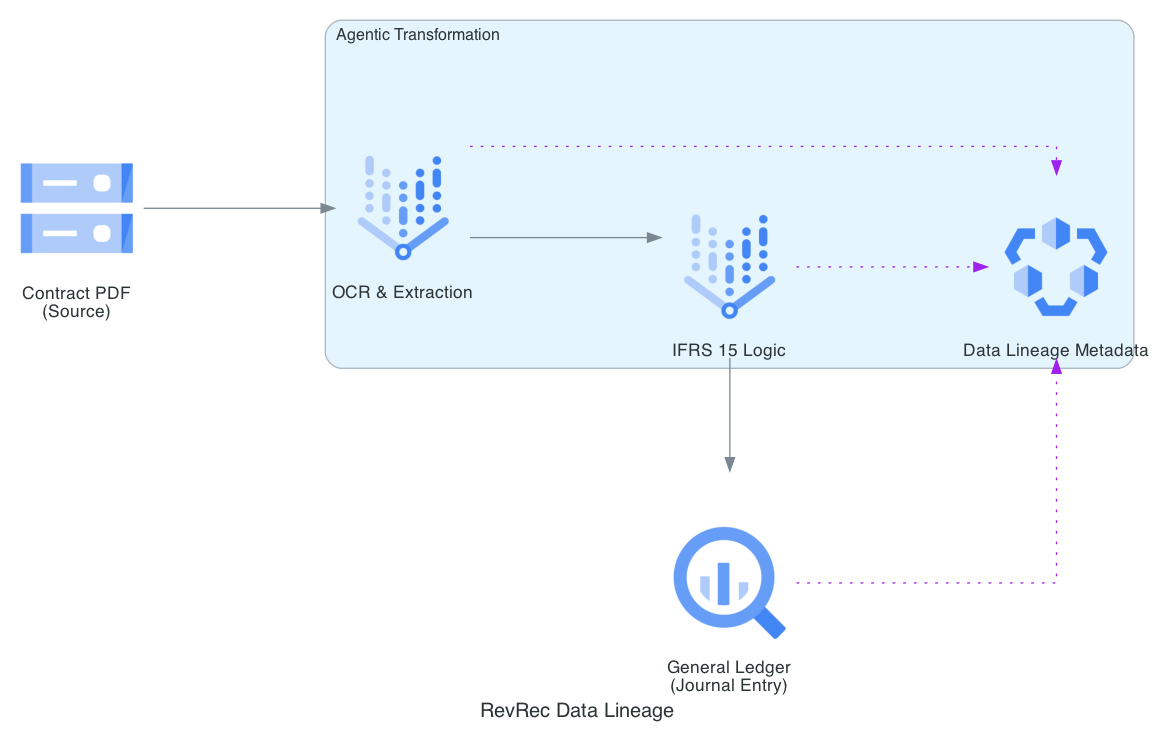

This figure's Python source:
from diagrams import Diagram, Cluster, Edge
from diagrams.gcp.storage import GCS
from diagrams.gcp.analytics import BigQuery, DataCatalog
from diagrams.gcp.ml import VertexAI

graph_attr = {"pad": "0.1", "nodesep": "1.2", "ranksep": "2.0", "bgcolor": "transparent"}

with Diagram("RevRec Data Lineage", show=False, filename="revrec_lineage", direction="LR", graph_attr=graph_attr):
    raw_pdf = GCS("Contract PDF\n(Source)")
    
    with Cluster("Agentic Transformation"):
        ocr_agent = VertexAI("OCR & Extraction")
        rule_engine = VertexAI("IFRS 15 Logic")
        catalog = DataCatalog("Data Lineage Metadata")

    journal_entry = BigQuery("General Ledger\n(Journal Entry)")

    raw_pdf >> ocr_agent >> rule_engine >> journal_entry
    [ocr_agent, rule_engine, journal_entry] >> Edge(color="purple", style="dotted") >> catalog
